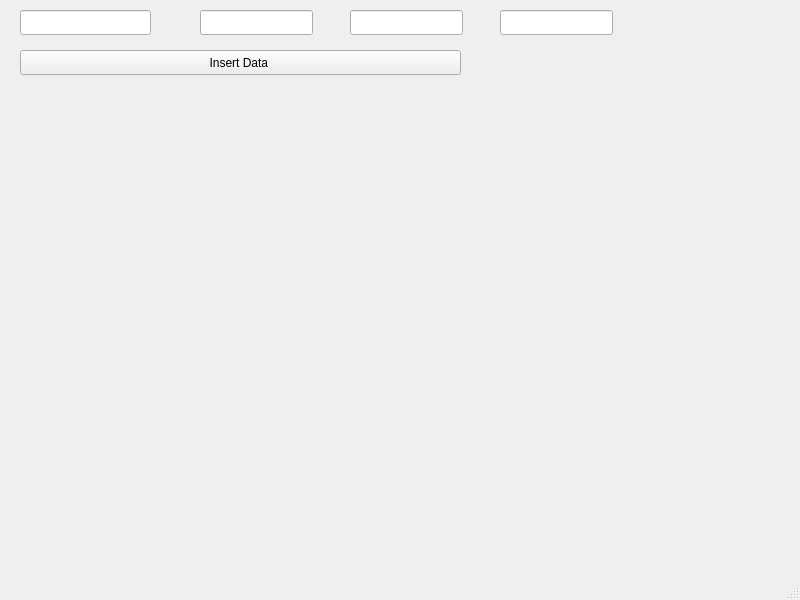
<?xml version="1.0" encoding="UTF-8"?>
<ui version="4.0">
 <class>MainWindow</class>
 <widget class="QMainWindow" name="MainWindow">
  <property name="geometry">
   <rect>
    <x>0</x>
    <y>0</y>
    <width>800</width>
    <height>600</height>
   </rect>
  </property>
  <property name="windowTitle">
   <string>MainWindow</string>
  </property>
  <widget class="QWidget" name="centralwidget">
   <widget class="QLineEdit" name="lineEdit">
    <property name="geometry">
     <rect>
      <x>20</x>
      <y>10</y>
      <width>131</width>
      <height>25</height>
     </rect>
    </property>
   </widget>
   <widget class="QLineEdit" name="lineEdit_2">
    <property name="geometry">
     <rect>
      <x>200</x>
      <y>10</y>
      <width>113</width>
      <height>25</height>
     </rect>
    </property>
   </widget>
   <widget class="QLineEdit" name="lineEdit_3">
    <property name="geometry">
     <rect>
      <x>350</x>
      <y>10</y>
      <width>113</width>
      <height>25</height>
     </rect>
    </property>
   </widget>
   <widget class="QPushButton" name="pushButton_Insert_Data">
    <property name="geometry">
     <rect>
      <x>20</x>
      <y>50</y>
      <width>441</width>
      <height>25</height>
     </rect>
    </property>
    <property name="text">
     <string>Insert Data </string>
    </property>
   </widget>
   <widget class="QLineEdit" name="lineEdit_4">
    <property name="geometry">
     <rect>
      <x>500</x>
      <y>10</y>
      <width>113</width>
      <height>25</height>
     </rect>
    </property>
   </widget>
  </widget>
  <widget class="QMenuBar" name="menubar">
   <property name="geometry">
    <rect>
     <x>0</x>
     <y>0</y>
     <width>800</width>
     <height>22</height>
    </rect>
   </property>
  </widget>
  <widget class="QStatusBar" name="statusbar"/>
 </widget>
 <resources/>
 <connections/>
</ui>
